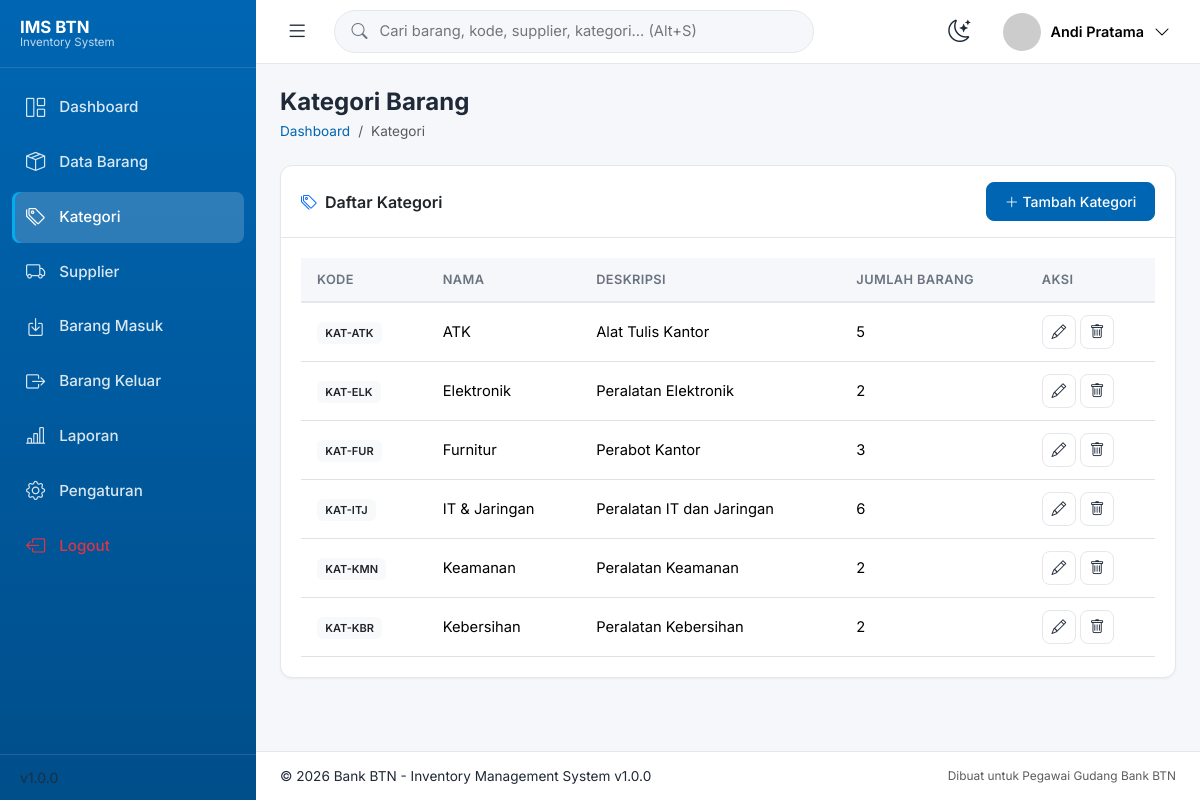
Screenshot of /pages/kategori.php (signed in) with the database file from the repository.
### tables this page shows
CREATE TABLE kategori (
  id INT UNSIGNED NOT NULL AUTO_INCREMENT,
  nama VARCHAR(100) NOT NULL,
  kode VARCHAR(20) NOT NULL UNIQUE,
  deskripsi TEXT,
  created_at TIMESTAMP DEFAULT CURRENT_TIMESTAMP,
  updated_at TIMESTAMP DEFAULT CURRENT_TIMESTAMP ON UPDATE CURRENT_TIMESTAMP,
  PRIMARY KEY (id)
);

### includes/functions.php (called while the page is built, shortened)
<?php
require_once __DIR__ . '/../config/database.php';
function e($value): string {
    return htmlspecialchars($value ?? '', ENT_QUOTES, 'UTF-8');
}
function current_admin(): ?array {
    $stmt = db()->prepare('SELECT * FROM admin WHERE id = ?');
    $stmt->execute([$_SESSION['admin_id']]);
    return $stmt->fetch() ?: null;
}
function format_angka($n): string {
    return number_format($n, 0, ',', '.');
}

### config/database.php (called while the page is built, shortened)
<?php
function db() {
    static $pdo = null;
    if ($pdo === null) {
        $dsn = 'mysql:host=' . DB_HOST . ';dbname=' . DB_NAME . ';charset=' . DB_CHARSET;
        $options = [
            PDO::ATTR_ERRMODE => PDO::ERRMODE_EXCEPTION,
            PDO::ATTR_DEFAULT_FETCH_MODE => PDO::FETCH_ASSOC,
            PDO::ATTR_EMULATE_PREPARES => false,
        ];
        try {
            $pdo = new PDO($dsn, DB_USER, DB_PASS, $options);
        } catch (PDOException $e) {
            die('Koneksi database gagal: ' . $e->getMessage());
        }
    }
    return $pdo;
}

### pages/kategori.php (the view, shortened to what this page needs)
<?php
require_once __DIR__ . '/../includes/header.php';
$rows = db()->query("
    SELECT k.*, (SELECT COUNT(*) FROM barang b WHERE b.kategori_id = k.id) AS jml_barang
    FROM kategori k ORDER BY k.nama ASC
")->fetchAll();
?>
<div class="page-title-bar fade-in">
    <h4>Kategori Barang</h4>
    <nav class="breadcrumb">
        <a class="breadcrumb-item" href="<?= BASE_URL ?>/pages/dashboard.php">Dashboard</a>
        <span class="breadcrumb-item active">Kategori</span>
    </nav>
</div>
<div class="card">
    <div class="card-header">
        <span><i class="bi bi-tags text-primary me-2"></i>Daftar Kategori</span>
        <button class="btn btn-primary btn-sm" data-bs-toggle="modal" data-bs-target="#modalKategori" onclick="resetForm()">
            <i class="bi bi-plus-lg"></i> Tambah Kategori
        </button>
    </div>
    <div class="card-body">
        <?php if (empty($rows)): ?>
            <div class="empty-state"><?= empty_state_svg('default') ?><h5>Belum ada kategori</h5></div>
        <?php else: ?>
        <div class="table-responsive">
            <table class="table table-hover datatable w-100">
                <thead><tr><th>Kode</th><th>Nama</th><th>Deskripsi</th><th>Jumlah Barang</th><th class="no-print">Aksi</th></tr></thead>
                <tbody>
                <?php foreach ($rows as $r): ?>
                    <tr>
                        <td><span class="badge bg-light text-dark"><?= e($r['kode']) ?></span></td>
                        <td><?= e($r['nama']) ?></td>
                        <td><?= e($r['deskripsi'] ?? '-') ?></td>
                        <td><?= format_angka($r['jml_barang']) ?></td>
                        <td class="no-print">
                            <button class="btn-icon-sm success" onclick="editKategori(<?= htmlspecialchars(json_encode($r), ENT_QUOTES) ?>)"><i class="bi bi-pencil"></i></button>
                            <a href="<?= BASE_URL ?>/actions/kategori-delete.php?id=<?= $r['id'] ?>" class="btn-icon-sm danger" onclick="return confirmDelete(this.href, {text:'Kategori: <?= e($r['nama']) ?>'})"><i class="bi bi-trash"></i></a>
                        </td>
                    </tr>
                <?php endforeach; ?>
                </tbody>
            </table>
        </div>
        <?php endif; ?>
    </div>
</div>
<?php
require_once __DIR__ . '/../includes/footer.php';
?>

### includes/navbar.php (shortened to what this page needs)
<?php
$admin = $admin ?? current_admin();
$foto_src = BASE_URL . '/images/avatar-default.png';
?>
<nav class="topbar">
    <button class="btn-icon" id="sidebarToggle" aria-label="Toggle sidebar">
        <i class="bi bi-list"></i>
    </button>
    <form class="topbar-search" action="<?= BASE_URL ?>/pages/search.php" method="get" autocomplete="off">
        <i class="bi bi-search"></i>
        <input type="text" name="q" placeholder="Cari barang, kode, supplier, kategori... (Alt+S)" value="<?= e($_GET['q'] ?? '') ?>" id="globalSearchInput">
    </form>
    <div class="topbar-right">
        <button class="btn-icon" id="darkModeToggle" aria-label="Toggle dark mode" title="Mode Gelap (Alt+D)">
        </button>
        <div class="dropdown">
            <button class="profile-btn" data-bs-toggle="dropdown" aria-expanded="false">
                <img src="<?= e($foto_src) ?>" alt="Avatar" class="profile-avatar" onerror="this.src='https://ui-avatars.com/api/?name=<?= urlencode($admin['nama'] ?? 'Admin') ?>&background=0066B3&color=fff&bold=true'">
                <span class="profile-name d-none d-md-inline"><?= e($admin['nama'] ?? 'Admin') ?></span>
                <i class="bi bi-chevron-down d-none d-md-inline"></i>
            </button>
        </div>
    </div>
</nav>

### css/style.css (style rules this page uses)
:root { --primary: #0066B3; --primary-dark: #004E8A; --primary-light: #E6F1FA; --secondary: #00AEEF; --bg: #F5F7FA; --card: #FFFFFF; --success: #22C55E; --warning: #F59E0B; --danger: #EF4444; --text: #1F2937; --text-muted: #6B7280; --border: #E5E7EB; --radius: 12px; --radius-sm: 8px; --shadow-sm: 0 1px 2px rgba(16,24,40,.05); --shadow: 0 4px 12px rgba(16,24,40,.06); --shadow-md: 0 8px 24px rgba(16,24,40,.08); --sidebar-w: 256px; --sidebar-w-collapsed: 76px; --topbar-h: 64px; --font: 'Inter', system-ui, -apple-system, "Segoe UI", Roboto, sans-serif; }
* { box-sizing: border-box; }
body { font-family: var(--font); background: var(--bg); color: var(--text); font-size: 16px; line-height: 1.5; margin: 0; -webkit-font-smoothing: antialiased; }
.topbar { height: var(--topbar-h); background: var(--card); border-bottom: 1px solid var(--border); display: flex; align-items: center; gap: 16px; padding: 0 20px; position: sticky; top: 0; z-index: 1030; }
.btn-icon { background: none; border: none; font-size: 1.4rem; color: var(--text); cursor: pointer; padding: 6px 10px; border-radius: 8px; transition: background .15s; }
.topbar-search { flex: 1; max-width: 480px; display: flex; align-items: center; background: var(--bg); border: 1px solid var(--border); border-radius: 999px; padding: 8px 16px; gap: 10px; }
.topbar-search i { color: var(--text-muted); }
.topbar-search input { border: none; background: transparent; outline: none; flex: 1; font-size: .92rem; color: var(--text); }
.topbar-right { margin-left: auto; display: flex; align-items: center; gap: 12px; }
.profile-btn { display: flex; align-items: center; gap: 10px; background: none; border: none; padding: 6px 10px; border-radius: 999px; cursor: pointer; transition: background .15s; }
.profile-avatar { width: 38px; height: 38px; border-radius: 50%; object-fit: cover; }
.profile-name { font-weight: 600; font-size: .9rem; }
.card { border: 1px solid var(--border); border-radius: var(--radius); background: var(--card); box-shadow: var(--shadow-sm); margin-bottom: 24px; }
.card-header { background: transparent; border-bottom: 1px solid var(--border); padding: 16px 20px; font-weight: 600; display: flex; align-items: center; justify-content: space-between; flex-wrap: wrap; gap: 10px; }
.card-body { padding: 20px; }
.btn { border-radius: var(--radius-sm); font-weight: 500; padding: .5rem 1.1rem; }
.btn-primary { background: var(--primary); border-color: var(--primary); }
.btn-icon-sm { width: 34px; height: 34px; display: inline-flex; align-items: center; justify-content: center; border-radius: 8px; border: 1px solid var(--border); background: var(--card); color: var(--text); cursor: pointer; transition: all .15s; }
.table { margin-bottom: 0; font-size: .92rem; }
.table thead th { background: var(--bg); border-bottom: 2px solid var(--border); color: var(--text-muted); font-weight: 600; font-size: .8rem; text-transform: uppercase; letter-spacing: .03em; padding: 12px 16px; }
.table tbody td { padding: 12px 16px; vertical-align: middle; }
.table tbody tr { transition: background .12s; }
.badge { font-weight: 600; padding: .5em .75em; border-radius: 6px; }
.page-title-bar { margin-bottom: 24px; }
.page-title-bar h4 { font-weight: 700; margin-bottom: 4px; }
.page-title-bar .breadcrumb { margin-bottom: 0; font-size: .85rem; }
.breadcrumb a { color: var(--primary); text-decoration: none; }
.fade-in { animation: fadeIn .3s ease; }

### rows the page displays
kategori: kode "KAT-ATK", nama "ATK", deskripsi "Alat Tulis Kantor", jml_barang "5"
kategori: kode "KAT-ELK", nama "Elektronik", deskripsi "Peralatan Elektronik", jml_barang "2"
kategori: kode "KAT-FUR", nama "Furnitur", deskripsi "Perabot Kantor", jml_barang "3"
kategori: kode "KAT-ITJ", nama "IT & Jaringan", deskripsi "Peralatan IT dan Jaringan", jml_barang "6"
kategori: kode "KAT-KMN", nama "Keamanan", deskripsi "Peralatan Keamanan", jml_barang "2"
kategori: kode "KAT-KBR", nama "Kebersihan", deskripsi "Peralatan Kebersihan", jml_barang "2"

### other values shown
$label "Dashboard"
$label "Data Barang"
$label "Kategori"
$label "Supplier"
$label "Barang Masuk"
$label "Barang Keluar"
$label "Laporan"
$label "Pengaturan"
APP_VERSION "1.0.0"
$admin['nama'] "Andi Pratama"
APP_NAME "Inventory Management System"
